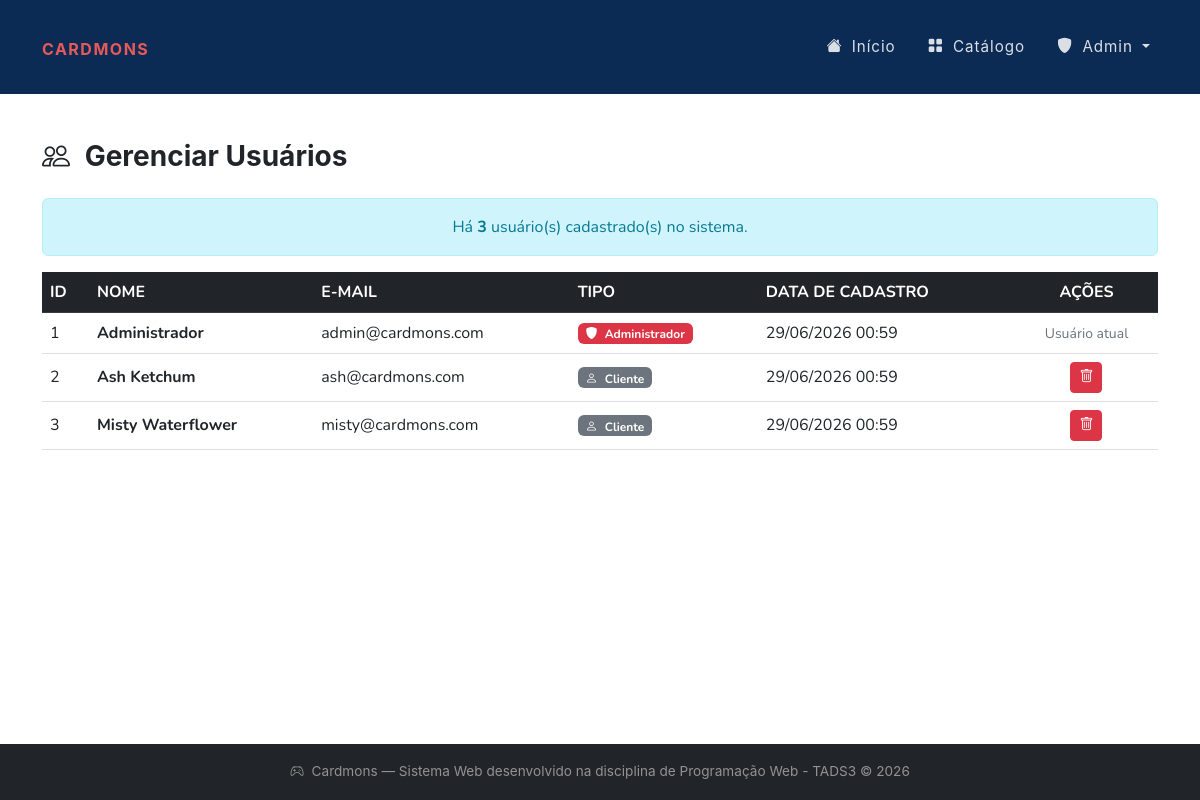
The app's page /gerenciarUsuarios.php (signed in) with its own data.
### tables this page shows
CREATE TABLE `usuario` (
  `id_usuario` int NOT NULL,
  `nome` varchar(100) NOT NULL,
  `email` varchar(100) NOT NULL,
  `senha` varchar(100) NOT NULL,
  `tipo` varchar(20) NOT NULL DEFAULT 'cliente',
  `data_cadastro` datetime NOT NULL
);

### gerenciarUsuarios.php (the view, shortened to what this page needs)
<?php include "header.php" ?>
<?php include "conexaoBD.php" ?>
<section class="py-5">
    <div class="container mt-3">
        <h3 class="fw-bolder mb-4">
            <i class="bi bi-people me-2"></i> Gerenciar Usuários
        </h3>
        <?php
            $listarUsuarios = "SELECT * FROM usuario ORDER BY nome ASC";
            $res            = mysqli_query($conn, $listarUsuarios) or die("Erro ao listar usuários!");
            $totalUsuarios  = mysqli_num_rows($res);
            echo "<div class='alert alert-info text-center'>
                    Há <strong>$totalUsuarios</strong> usuário(s) cadastrado(s) no sistema.
                  </div>";
        ?>
        <div class="table-responsive">
            <table class="table table-hover align-middle">
                <thead class="table-dark">
                    <tr>
                        <th>ID</th>
                        <th>NOME</th>
                        <th>E-MAIL</th>
                        <th>TIPO</th>
                        <th>DATA DE CADASTRO</th>
                        <th class="text-center">AÇÕES</th>
                    </tr>
                </thead>
                <tbody>
                    <?php while ($usuario = mysqli_fetch_assoc($res)): ?>
                    <tr>
                        <td><?php echo $usuario['id_usuario']; ?></td>
                        <td class="fw-bold"><?php echo htmlspecialchars($usuario['nome']); ?></td>
                        <td><?php echo htmlspecialchars($usuario['email']); ?></td>
                        <td>
                            <?php if ($usuario['tipo'] == 'administrador'): ?>
                                <span class="badge bg-danger">
                                    <i class="bi bi-shield-fill me-1"></i> Administrador
                                </span>
                            <?php else: ?>
                                <span class="badge bg-secondary">
                                    <i class="bi bi-person me-1"></i> Cliente
                                </span>
                            <?php endif; ?>
                        </td>
                        <td><?php echo date('d/m/Y H:i', strtotime($usuario['data_cadastro'])); ?></td>
                        <td class="text-center">
                            <?php if ($usuario['id_usuario'] != $_SESSION['idUsuario']): ?>
                                <a href="actionRemoverUsuario.php?id_usuario=<?php echo $usuario['id_usuario']; ?>"
                                   class="btn btn-sm btn-danger"
                                   title="Remover usuário"
                                   onclick="return confirm('Tem certeza que deseja remover o usuário \'<?php echo htmlspecialchars($usuario['nome']); ?>\'?')">
                                    <i class="bi bi-trash"></i>
                                </a>
                            <?php else: ?>
                                <span class="text-muted small">Usuário atual</span>
                            <?php endif; ?>
                        </td>
                    </tr>
                    <?php endwhile; ?>
                </tbody>
            </table>
        </div>
    </div>
</section>
<?php include "footer.php" ?>

### header.php (style rules this page uses)
body { font-family: 'Nunito', sans-serif; }
body { padding-bottom: 60px; }

### records on screen
usuario: id_usuario "1", nome "Administrador", email "admin@cardmons.com", tipo "administrador" (drawn), data_cadastro "29/06/2026 00:59", shows "Usuário atual"
usuario: id_usuario "2", nome "Ash Ketchum", email "ash@cardmons.com", tipo "cliente" (drawn), data_cadastro "29/06/2026 00:59"
usuario: id_usuario "3", nome "Misty Waterflower", email "misty@cardmons.com", tipo "cliente" (drawn), data_cadastro "29/06/2026 00:59"

### other values on screen
$totalUsuarios "3"
